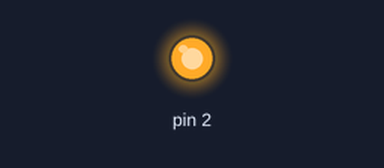
Simulated run of this sketch. Board: Arduino Uno, built with avr-gcc and run on an emulated ATmega328P. On the bench: output pins drawn as LEDs (lit = HIGH).

Above: at 2.0 s.
At 8.1 s:
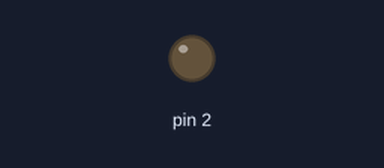
Timing chart, 0 to 12.7 s (numbered marks = the images above):
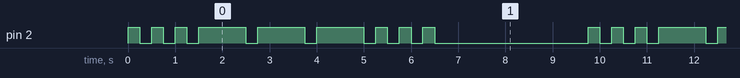

Measured:
- by itself, pin 2: repeats every 9.8 s: 2 × (LOW 0.25 s, HIGH 0.25 s), 3 × (LOW 0.25 s, HIGH 1.0 s), 3 × (LOW 0.25 s, HIGH 0.25 s), LOW 3.3 s, HIGH 0.25 s
- by itself, everything shown: repeats every 9.8 s, in 18 steps

The sketch:

ExemploLibrary.ino
```cpp
#include <Morse.h>

Morse morse(2);

void setup()
{
  morse.begin();
}

void loop()
{
  morse.dot(); morse.dot(); morse.dot();
  morse.dash(); morse.dash(); morse.dash();
  morse.dot(); morse.dot(); morse.dot();
  delay(3000);
}
```
